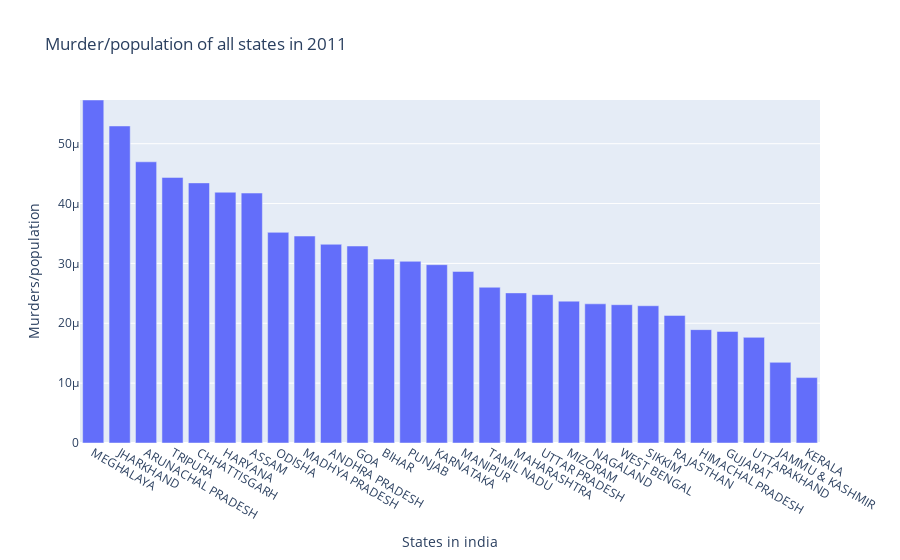

The cell this chart's notebook holds for it:
### Code cell
import plotly.graph_objs as go

murder_2011 = murder_2011.sort_values(by='murder/population', ascending=False)

# Calculate murder rates per capita
murder_per_capita = murder_2011['murder/population']

# Create bar chart
fig = go.Figure([go.Bar(x=murder_2011['STATE'], y=murder_per_capita)])

# Set labels and title
fig.update_layout(title='Murder/population of all states in 2011',
                  xaxis_title='States in india',
                  yaxis_title='Murders/population')

# Set y-axis limits to 0 and the maximum value in the data
fig.update_yaxes(range=[0, max(murder_per_capita)])

# Show the plot
fig.show()

### Figure 1 — Plotly figure (JSON) as saved in the notebook; plotly's stock layout.template omitted (floating-point values rounded to 4 significant figures)
{"data": [{"type": "bar", "x": ["MEGHALAYA", "JHARKHAND", "ARUNACHAL PRADESH", "TRIPURA", "CHHATTISGARH", "HARYANA", "ASSAM", "ODISHA", "MADHYA PRADESH", "ANDHRA PRADESH", "GOA", "BIHAR", "PUNJAB", "KARNATAKA", "MANIPUR", "TAMIL NADU", "MAHARASHTRA", "UTTAR PRADESH", "MIZORAM", "NAGALAND", "WEST BENGAL", "SIKKIM", "RAJASTHAN", "HIMACHAL PRADESH", "GUJARAT", "UTTARAKHAND", "JAMMU & KASHMIR", "KERALA"], "y": [5.73e-05, 5.296e-05, 4.697e-05, 4.437e-05, 4.345e-05, 4.189e-05, 4.176e-05, 3.519e-05, 3.457e-05, 3.32e-05, 3.291e-05, 3.072e-05, 3.035e-05, 2.979e-05, 2.866e-05, 2.602e-05, 2.508e-05, 2.478e-05, 2.37e-05, 2.325e-05, 2.311e-05, 2.293e-05, 2.131e-05, 1.894e-05, 1.863e-05, 1.765e-05, 1.348e-05, 1.093e-05]}], "layout": {"title": {"text": "Murder/population of all states in 2011"}, "xaxis": {"title": {"text": "States in india"}}, "yaxis": {"range": [0, 5.73e-05], "title": {"text": "Murders/population"}}}}
